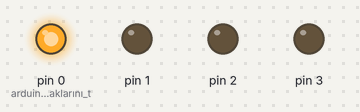
This sketch was run on a simulated Arduino Uno, built with avr-gcc and run on an emulated ATmega328P. Shown: output pins drawn as LEDs (lit = HIGH).

Above: at 0.05 s.
At 0.25 s:
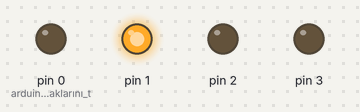
At 0.75 s:
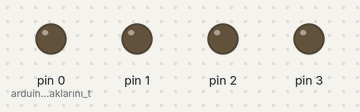
At 1.45 s:
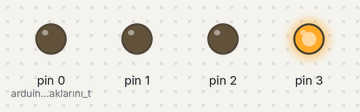
At 2.85 s:
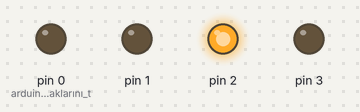
Timing chart, 0 to 3.1 s (numbered marks = the images above):
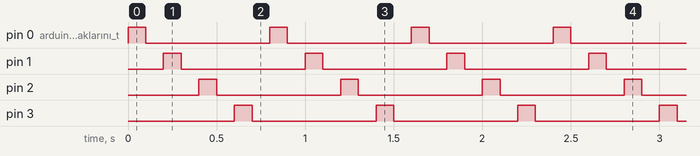

Measured:
- by itself, pin 0 (arduino_nun_bacaklarını_t), pin 1–3: alternates HIGH for 0.10 s and LOW for 0.70 s

The sketch:

sketch_feb22a.ino
```cpp
void setup() {
pinMode(0,OUTPUT); //arduino nun bacaklarını tanımladık
pinMode(1,OUTPUT);
pinMode(2,OUTPUT);
pinMode(3,OUTPUT);
}

void loop() {
 digitalWrite(0,HIGH);// "1. ledin yanması komutunu verdik ve ne kadar süre yanması gerektiğini söyledik
delay(100);
digitalWrite(0,LOW);
delay(100);
digitalWrite(1,HIGH);
delay(100);
digitalWrite(1,LOW);
delay(100);
digitalWrite(2,HIGH);
delay(100);
digitalWrite(2,LOW);
delay(100);
digitalWrite(3,HIGH);
delay(100);
digitalWrite(3,LOW);
delay(100);
}
```
